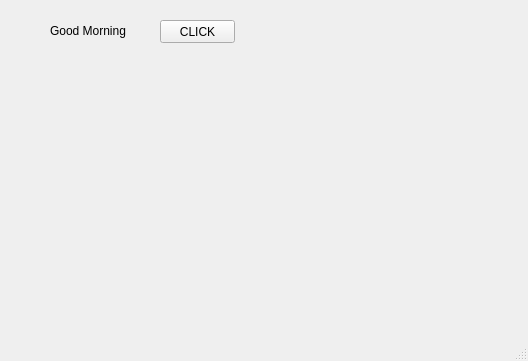
<?xml version="1.0" encoding="UTF-8"?>
<ui version="4.0">
 <class>MainWindow</class>
 <widget class="QMainWindow" name="MainWindow">
  <property name="geometry">
   <rect>
    <x>0</x>
    <y>0</y>
    <width>528</width>
    <height>361</height>
   </rect>
  </property>
  <property name="windowTitle">
   <string>MainWindow</string>
  </property>
  <widget class="QWidget" name="centralwidget">
   <widget class="QPushButton" name="pb">
    <property name="geometry">
     <rect>
      <x>160</x>
      <y>20</y>
      <width>75</width>
      <height>23</height>
     </rect>
    </property>
    <property name="text">
     <string>CLICK</string>
    </property>
   </widget>
   <widget class="QLabel" name="lb">
    <property name="geometry">
     <rect>
      <x>50</x>
      <y>20</y>
      <width>81</width>
      <height>21</height>
     </rect>
    </property>
    <property name="text">
     <string>Good Morning</string>
    </property>
   </widget>
  </widget>
  <widget class="QMenuBar" name="menubar">
   <property name="geometry">
    <rect>
     <x>0</x>
     <y>0</y>
     <width>528</width>
     <height>21</height>
    </rect>
   </property>
  </widget>
  <widget class="QStatusBar" name="statusbar"/>
 </widget>
 <resources/>
 <connections/>
</ui>
